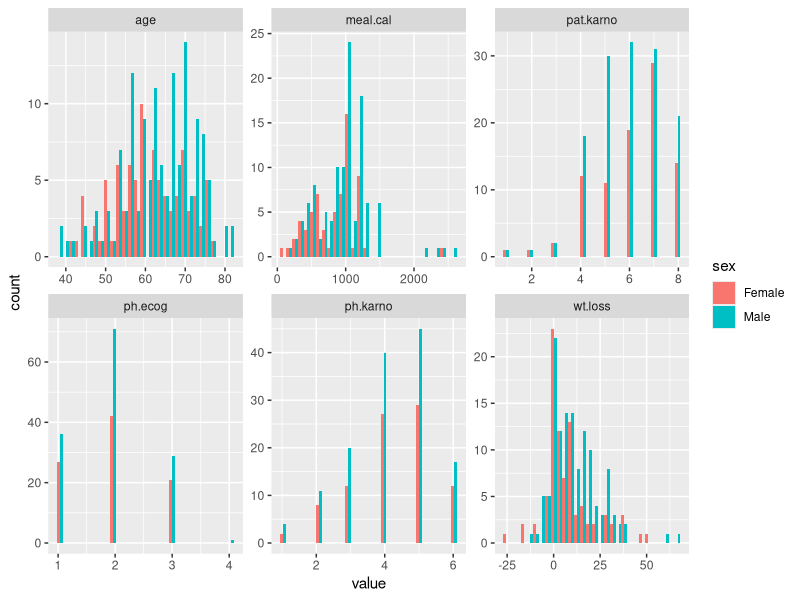
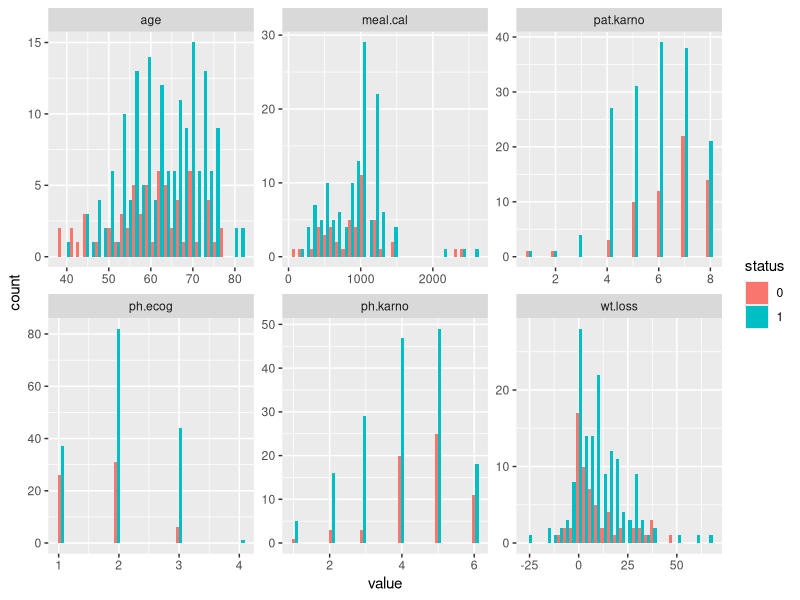

Here is the R script that generated these plots, in order: (Note: this script raises an error after producing the figures.)
## ---- chunk 1
library(dplyr)
library(tidyr)
library(ggplot2)
library(kableExtra)
library(survminer)
library(survival)

knitr::opts_chunk$set(
  echo = TRUE, 
  message = FALSE, 
  warning = FALSE, 
  fig.height = 6, 
  fig.width = 8)


file_name <- 'lung.csv'

## ---- chunk 2
# Loading survival data from survival package
data(lung, package="survival")
dd_raw <- get(data("lung"))

# Getting the dimensions of the data
(dim(dd_raw))

# Data prep/cleaning ----
dd <-  dd_raw %>%
  # Reducing status to 0/1 from 1/2
  mutate(across(status , ~. - 1)) %>%
  # Setting levels of ph.ecog variable
  mutate(across(ph.ecog, ~factor(., levels = c(0:4)))) %>%
  # Setting levels of ph.karno variable
  mutate(across(ph.karno, ~factor(., levels = seq(50, 100, 10)))) %>%
  # Setting levels of pat.karno variable
  mutate(across(pat.karno, ~factor(., levels = seq(30, 100, 10)))) %>%
  # Converting sex to factor, keeping as 1/2
  mutate(across(sex, ~factor(as.character(.), levels = c(1, 2), 
                             labels = c("Male", "Female")))) %>%
  # Make survival time in the same units as age, to include age in 
  # survival analysis accounting for left-truncation
  mutate(across(time, ~./365.25))


# Defining continuous variables
cont_demo_vars <- c(
  "age", 
  "meal.cal", 
  "wt.loss"
)

# Defining categorical variables
cat_demo_vars <- c(
  "ph.karno", 
  "ph.ecog", 
  "pat.karno",
  "sex"
  )

# Defining Performance Metrics
perform_metrics <- c(
  "ph.ecog", 
  "ph.karno", 
  "pat.karno"
)

# Defining performance metric variables
perform_metrics <- c("ph.ecog", 
                     "ph.karno", 
                     "pat.karno")

## ---- chunk 3

## Examine presence of missing values
n_nas <- data.frame(
  do.call('rbind', apply(dd, 2, function(x){table(is.na(x))}))
)

names(n_nas) <- c("Non-Missing", "Missing")

# Output NAs as a table
n_nas %>%
  kable(format = 'latex') %>%
  kable_styling ()


## ---- chunk 4


# Creating boxplot to examine distributions of variables, 
dd %>%
  select(sex, all_of(cont_demo_vars),
         all_of(cat_demo_vars)) %>%
  # Converting sex to character
  mutate(across(sex ,as.character)) %>%
  # Converting other variables to numeric
  mutate(across(age:pat.karno, as.numeric)) %>%
  # Making data long to use facet wrap
  pivot_longer(names(.)[-1]) %>%
  # Passing to ggplot
  ggplot(aes(x = value, fill = sex, group = sex)) +
  geom_histogram(position = 'dodge') + 
  facet_wrap(. ~ name, scales = 'free')


## ---- chunk 5


# Plotting demographic and score variables by survival status
dd %>%
  select(status, all_of(cont_demo_vars),
         all_of(cat_demo_vars)) %>%
  select(-sex) %>%
  mutate(across(status ,as.character)) %>%
  mutate(across(age:pat.karno, as.numeric)) %>%
  pivot_longer(names(.)[-1]) %>%
  ggplot(aes(x = value, fill = status, group = status)) +
  geom_histogram(position = 'dodge') + 
  facet_wrap(. ~ name, scales = 'free')


## ---- chunk 6


# Looping over continuous variables, using t.test to determine 
# if there is a difference between males and females in these variables
t_test_ls <- lapply(cont_demo_vars, function(var){
  test_dd <- dd %>%
    select(sex, out = one_of(var)) 
  
  res <- t.test(out ~ sex, data = test_dd, paired= FALSE)
  dat <- data.frame(
    var = var, 
    p_val = round(res$p.value, 3)
  )
  row.names(dat) <- NULL
  dat
})

# Combining list into dataframe
test_dd <- do.call('rbind', t_test_ls)

test_dd %>%
  kable(format = 'html') %>%
  kable_styling(position = 'center')

## ---- chunk 7


# Using chi-squared test to determine if there are differences between males/females 
# in these variables
chi_sq_metric_by_sex <- lapply(perform_metrics, function(metric) {
  
  tab <- dd %>%
    select(sex, all_of(metric)) %>%
    mutate(across(all_of(metric), factor)) %>%
    group_by_at(names(.)) %>%
    dplyr::summarise(n = n()) %>%
    filter(!is.na(get(metric))) %>%
    spread(sex, n, fill = 0) %>%
    as.data.frame()
  
  
  row.names(tab) <- as.character(tab[, 1])
  tab[, 1] <- NULL
  
  res <- chisq.test(tab)
  data.frame(
    var = metric, 
    p_val = round(res$p.value, 3)
  )
  
})


# Combining list into dataframe
chi_sq_metric_by_sex_dd <- do.call('rbind', chi_sq_metric_by_sex)

chi_sq_metric_by_sex_dd %>%
  kable(format = 'html') %>%
  kable_styling(position = 'center')


chi_sq_metric_by_status <- lapply(perform_metrics, function(metric) {
  
  tab <- dd %>%
    select(status, all_of(metric)) %>%
    mutate(across(all_of(metric), factor)) %>%
    group_by_at(names(.)) %>%
    dplyr::summarise(n = n()) %>%
    filter(!is.na(get(metric))) %>%
    spread(status, n, fill = 0) %>%
    as.data.frame()
  
  row.names(tab) <- as.character(tab[, 1])
  tab[, 1] <- NULL
  
  res <- chisq.test(tab)
  data.frame(
    var = metric, 
    p_val = round(res$p.value, 3)
  )
  
})

chi_sq_metric_by_status_dd <- do.call("rbind", chi_sq_metric_by_status) 

chi_sq_metric_by_status_dd %>% 
  kable(format = 'html') %>%
  kable_styling(position = 'center')

  
## ---- chunk 8
sum_mat <- dd_raw %>%
  group_by(ph.ecog, ph.karno) %>%
  dplyr::summarise(n = n()) 

unique_combinations <-   sum_mat %>%
  filter(n > 0) %>%
  arrange(desc(n))

dat <- dd %>%
  select(ph.ecog, ph.karno) %>%
  na.omit()

unique_combinations %>%
  kable(format = 'latex')

# Determine spearman rank correlation coefficient between the two variables
cor_val <- cor(as.numeric(dat$ph.ecog), as.numeric(dat$ph.karno), 
               method = 'spearman')

# Plot ph.ecog and ph.karno as a scatterplot with correlation coefficient
q1_plot <- dd %>%
  select(ph.ecog, ph.karno) %>%
  ggplot(aes(x = ph.ecog, y = ph.karno)) + 
  geom_point(position = position_jitter(width = .1, height = 1)) + 
  geom_label(x = "3", y = "100", label = round(cor_val ,2))

# Creating barplot comparing overall distribution of the two measures
dd %>%
  select(sex, ph.karno, ph.ecog) %>%
  pivot_longer(names(.)[-1]) %>%
  ggplot(aes(x = value)) + 
  geom_histogram(stat = 'count') +
  facet_wrap(. ~ name, scales = 'free')

## ---- chunk 9
q1_plot

## ---- chunk 10

### Looking at agreement between patient and physician ----
cont_tab <- dd %>%
  # Creating pseudo_id to use in pivot_wider
  mutate(id = 1:n()) %>%
  # selecting variables of interest
  select(id, ph.karno, pat.karno) %>%
  pivot_longer(names(.)[-1]) %>%
  filter(!is.na(value)) %>%
  # Setting overall factor level for both scores
  mutate(value = factor(value, seq(30, 100, 10))) %>%
  pivot_wider() %>%
  # Removing NAs
  na.omit() 

# Plotting patient and physician scores as histogram
karno_bar_plot <- cont_tab %>%
  # Making long to summarize by variable
  pivot_longer(names(.)[-1]) %>%
  group_by(name, value) %>%
  # calculating count by group
  dplyr::summarise(n = n()) %>%
  ungroup() %>%
  group_by(name) %>%
  # calculating percentage by group
  mutate(pct = n/sum(n)) %>%
  # passing to ggplot
  ggplot(aes(x = value, y = pct, fill = name)) + 
  geom_histogram(stat = 'identity', position = 'dodge') + 
  # Adding labels
  xlab('score') +
  scale_fill_discrete('Rater')

# Calculating spearman rank correlation coefficient between patient and physician
cor_val <- cor(as.numeric(cont_tab$ph.karno), 
           as.numeric(cont_tab$pat.karno), 
           method = 'spearman')

# Plotting measures as a scatterplot, with correlation coefficient
corr_plot <- dd %>%
  ggplot(aes(x = ph.karno, 
             y = pat.karno)) + 
  geom_point(position = position_jitter(width = 0.5, height = 0.5)) +
  geom_text(x = "50", y = "40", color = 'red', label = round(cor_val, 2)) + 
  ggtitle("Patient vs. Physician Karnofsky score")


karno_bar_plot

## ---- chunk 11

corr_plot

## ---- chunk 12

# Fitting original model, non-stratified and without left truncation
fit_overall <- survfit(Surv(time, status) ~ 1, data = dd)

# Fitting original model, stratified and without left truncation
fit_0 <- survfit(Surv(time , status) ~ sex, 
                 data = dd)

# Using ggsurvplot to plot Kaplan Meier curves for model without left truncation
kap_plot_no_lt <- ggsurvplot(fit_0, 
                             data = dd,
                             conf.int = TRUE,
                             risk.table = TRUE,
                             pval = TRUE,  
                             surv.median.line = 'h')

kap_plot_no_lt

## ---- chunk 13

# Getting the median survival times from the survival model summary tables
sum_overall <- data.frame(t(summary(fit_overall)$table))
sum_grps <- data.frame(summary(fit_0)$table)

# Combining into a table
sum_both <- rbind(sum_overall, sum_grps)

### Median survival times ----
med_table <- data.frame(
  group = c("Overall", row.names(sum_grps)), 
  med_time = sum_both$median
) %>%
  kable(col.names = c("Group", "Median Survival Time (years)"),
        digits = 2, 
        format = 'latex')

med_table

## ---- chunk 14


# Fit model accounting for left truncation
fit_left_trunc <- survfit(Surv(time, 
                               age+time,  
                               status) ~ sex, data = dd)

# Use score test from coxph model, to get p-value equivalent to log-rank test
# between strata
fit0 <- coxph(Surv(time,
                   age+time,
                   status) ~ factor(sex),
              data = dd)

# Testing proportional hazards assumption
test.ph <- cox.zph(fit0)

# Using assertthat to stop the code if the proportional hazards assumption is not met
assertthat::assert_that(!any(test.ph$table[,'p'] <= 0.05), 
                        msg = "Proportional Hazards Assumption Not met")

# getting summary object of fit
sum <- summary(fit0)

# getting p_val from score test
p_val <- round(sum$sctest[3], 3)

# Including kaplan meier curves from model including left truncation, 
# including p-value where test statistic comes from coxph score test
kap_plot_left_trunc <- ggsurvplot(fit_left_trunc, 
                                  conf.int = TRUE,
                                  risk.table = TRUE,
                                  pval = round(p_val, 3))



## ---- chunk 15
attach(dd)

head(cbind(Surv(time, age+time, status), dd[, c("time", "status", "age", "sex")]))

head(cbind(Surv(time, status), dd[, c("time", "status", "age", "sex")]))

detach(dd)

## ---- chunk 16

kap_plot_left_trunc

## ---- chunk 17


# independent variables to use in univariate coxph models
ind_vars <- c(
  "sex", 
  "ph.ecog", 
  "ph.karno", 
  "pat.karno", 
  "meal.cal", 
  "wt.loss"
)


# Checking that there are at least 1 observation in each of dead/censored
# in each level of the performance scores
# Since there is only one observation in the censored group in ph.ecog == 3 group,
# This value will be set to NA so it is not included in the coxph analysis

dd %>%
  select(status, one_of(perform_metrics)) %>%
  mutate(across(everything(), as.character)) %>%
  pivot_longer(names(.)[-1]) %>%
  group_by(status, value, name) %>%
  dplyr::summarise(n = sum(!is.na(value))) %>%
  spread(status, n) %>%
  arrange(name) %>%
  filter(is.na(`0`) | is.na(`1`)) %>%
  kable(format = 'html') %>%
  kable_styling()

test_dd <- dd %>%
  mutate(ph.ecog = factor(ph.ecog, levels = c(0:2)))

hr_cox_ls <- lapply(ind_vars, function(x) {
  
  # Subset data to only include variables of interest
  sub_dd <- test_dd %>%
    select(status, age, time,  one_of(x)) 
  
  # Creating formula
  f <- as.formula(paste0("Surv(time, age+time, status) ~ ", factor(x)))
  
  # running coxph model
  res <- coxph(f, 
               data = sub_dd)
  
  # testing proportional hazards assumption
  test.ph <- cox.zph(res)
  
  # Breaking script if assumption not met
  assertthat::assert_that(!any(test.ph$table[,'p'] <= 0.05), 
                          msg = "Proportional Hazards Assumption Not met")
  
  # Getting summary table
  sum <- summary(res) 
  
  # Getting hazard ratio
  hr <- sum$coefficients[, 2]
  
  # Getting standard error
  se <- sum$coefficients[, 3]
  
  # calculating upper and lower bounds
  lb <- hr-qnorm(1-0.05/2)*se
  ub <- hr+qnorm(1-0.05/2)*se
  
  data.frame(
    var = x, 
    lvl = names(res$coefficients),
    hr = hr, 
    lb = lb, 
    ub = ub, 
    hr_pval = sum$coefficients[, 5]
    )
  
})

# Turning list into dataframe, changing labels of the variables and levels
hr_cox_dd <- do.call('rbind', hr_cox_ls) %>%
  mutate(lvl = gsub(paste0(var, collapse = '|'), "",lvl), 
         var = ifelse(lvl == '', var, paste(var, lvl, sep = '=')), 
         var = factor(var))

# Passing data to a forrest plot, with 95% confidence intervals around hazard ratio estimate
hr_plot <-
  ggplot(data = hr_cox_dd, aes(x = hr, y = var)) +
  geom_errorbar(aes(xmin = lb, xmax = ub)) + 
    geom_vline(xintercept = 1, color = 'red', linetype = 'dashed') + 
    geom_text(x = 5, aes(label = paste0("p=", round(hr_pval, 2)))) +
    scale_x_continuous(limits = c(-3,6)) + 
  xlab("Hazard Ratio (95% CI)") + 
  ylab("Variable (level)")



## ---- chunk 18

hr_plot

## ---- chunk 19

### Log-Rank tests for performance metrics ----
#' Univariate analyses of the different performance metrics showed 
         #' that no hazard ratios were significantly different than 1
         #' Log-rank tests will be used to test for overall differences between 
         #' survival curves.
         #' Coxph score test will be used to calculate test statistic
         
         log_rank_test_ls <- lapply(perform_metrics, function(x) {
           
           # Defining formula
           f <- as.formula(paste0("Surv(time, age+time, status) ~ factor(", x, ")"))
           
           # Running coxph model
           fit0 <- coxph(f, 
                         data = test_dd,
                         # iter = 0,
                         na.action = na.exclude)
           
           # Testing proportional hazards assumption
           test.ph <- cox.zph(fit0)
           
           # Breaking script if assumption not met  
           assertthat::assert_that(!any(test.ph$table[,'p'] <= 0.05), 
                                   msg = "Proportional Hazards Assumption Not met")
           
           # Getting summary table
           sum <- summary(fit0)
           
           # Getting p-value from score test
           p_val <- round(sum$sctest[3], 3)
           
           data.frame(
             var = x, 
             p_val = p_val
           )
           
         })
         
         # Turning list to a dataframe
         log_rank_test_dd <- do.call('rbind', log_rank_test_ls)
         
         # Creating plots for each variable, with p-value from test dataframe
         p_1 <- ggsurvplot(survfit(Surv(time, 
                                        age+time,
                                        status) ~ ph.ecog, data = test_dd), 
                           conf.int = TRUE,
                           pval = log_rank_test_dd$p_val[1])
         
         p_2 <- ggsurvplot(survfit(Surv(time, 
                                        age+time,  
                                        status) ~ ph.karno, data = test_dd), 
                           conf.int = TRUE,
                           pval = log_rank_test_dd$p_val[2])
         
         
         p_3 <- ggsurvplot(survfit(Surv(time, 
                                        age+time,  
                                        status) ~ pat.karno, data = test_dd), 
                           conf.int = TRUE,
                           pval = log_rank_test_dd$p_val[3])
         
## ---- chunk 20
         
p_1
         
## ---- chunk 21
         
p_2
         
## ---- chunk 22
         
p_3
         
## ---- chunk 23

med_dd <-  dd %>%
  # Selecting variables
  select(status, age, time, all_of(perform_metrics)) %>%
  # Turning performance metrics to numeric
  mutate(across(ph.ecog:pat.karno, as.numeric)) %>%
  pivot_longer(ph.ecog:pat.karno) %>%
  group_by(name) %>%
  # Getting median value by each variable
  dplyr::summarise(med = median(value, na.rm = TRUE)) %>%
  group_by(name) %>%
  # Getting the actual value of the reference level
  mutate(med_val = levels(dd[, name])[med]) %>%
  ungroup() 

# Creating test dataframe, with new median split variable
test_dd <- dd %>%
  select(status, age, time, all_of(perform_metrics)) %>%
  mutate(across(ph.ecog:pat.karno, as.numeric)) %>%
  # Creating pseudo-id column to use in pivot_wider
  mutate(id = 1:n()) %>%
  pivot_longer(ph.ecog:pat.karno)  %>%
  # Pulling in medians
  left_join(med_dd, by = c("name")) %>%
  mutate(value = as.numeric(value)) %>%
  # Creating median split variable
  mutate(med_split = case_when(
    value < med ~ paste('Less than', med_val),
    value >= med ~ paste('Greater than or equal to', med_val)
    )) %>%
  select(id, status, age, time, name, med_split) %>%
  pivot_wider(values_from = 'med_split')

# looping over performance metrics, testing difference between variables
log_rank_test_ls <- lapply(perform_metrics, function(x) {
  
  # Subset data to variables of interest
  sub_dd <- test_dd %>%
    select(id:time, x = all_of(x))
  
  # Fitting coxph model
  fit0 <- coxph(Surv(time, 
                     age+time,
                     status) ~ factor(x), 
                data = sub_dd,
                na.action = na.exclude)
  
  # Testing coxph assumption
  test.ph <- cox.zph(fit0)
  assertthat::assert_that(!any(test.ph$table[,'p'] <= 0.05), 
                          msg = "Proportional Hazards Assumption Not met")
  
  # Getting p-value
  sum <- summary(fit0)
  p_val <- round(sum$sctest[3], 3)
  
  dat <- data.frame(
    var = x, 
    p_val = p_val
  )
  dat
  })

# turning list to dataframe
log_rank_test_dd <- do.call('rbind', log_rank_test_ls)
  
# Creating plots on the median split variables, with p-value added
p_1_med_split <- ggsurvplot(survfit(Surv(time, 
                          age+time,
                          status) ~ ph.ecog, 
                     data = test_dd),
                     pval = subset(log_rank_test_dd, 
                                   var == "ph.ecog", 
                                   p_val)[[1]],
                     conf.int = TRUE)

p_2_med_split <- ggsurvplot(survfit(Surv(time, 
                               age+time,
                               status) ~ ph.karno, 
                          data = test_dd),
                  pval = subset(log_rank_test_dd, 
                                var == "ph.karno", 
                                p_val)[[1]],
                  conf.int = TRUE)

p_3_med_split <- ggsurvplot(survfit(Surv(time, 
                               age+time,
                               status) ~ pat.karno, 
                          data = test_dd),
                  pval = subset(log_rank_test_dd, 
                                var == "pat.karno", 
                                p_val)[[1]],
                  conf.int = TRUE)



med_dd %>%
  select(name, med_val) %>%
  arrange(name) %>%
  kable(col.names = c("Score Variable", "Median"), 
        format = 'latex') 
## ---- chunk 24

p_1_med_split

## ---- chunk 25

p_2_med_split

## ---- chunk 26

p_3_med_split

## ---- chunk 27
sessionInfo()
